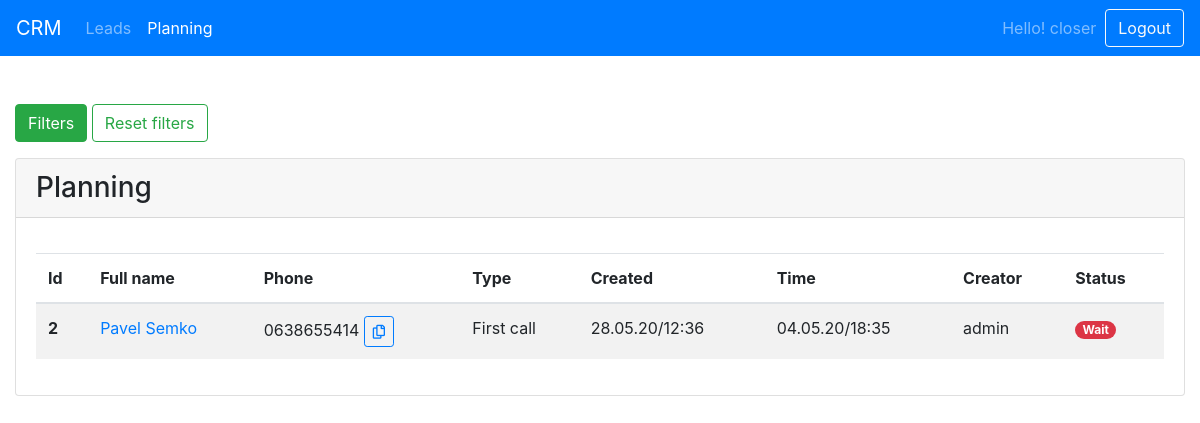
Before: /planning/ (signed in) with the older database file.
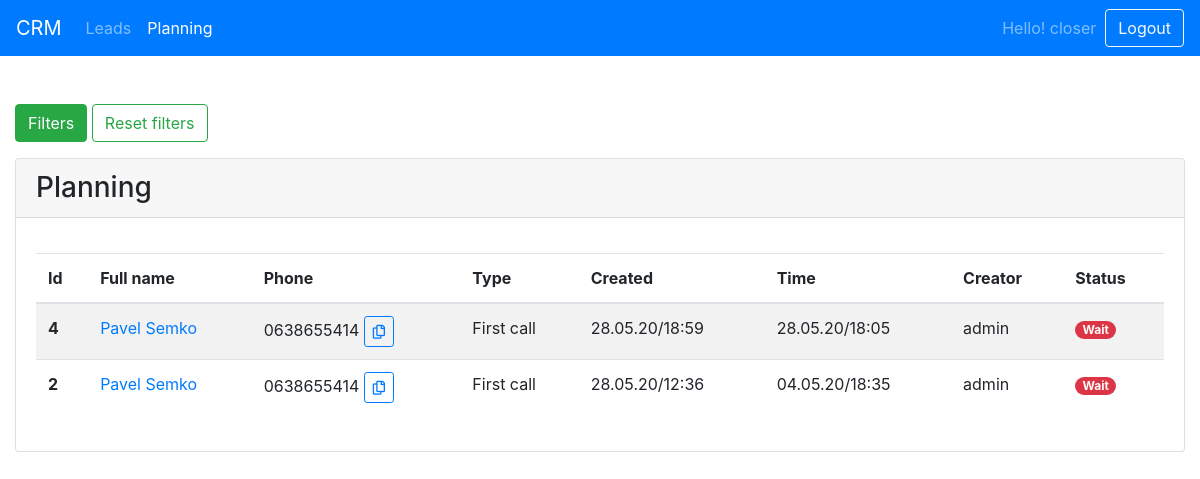
After: the same page with the newer database file.
### account/models.py (models this page shows, shortened)
class Planning(models.Model):
    TYPES = (
        ('First call', 'First call'),
        ('Callback', 'Callback'),
        ('Platform show', 'Platform show'),
        ('Account fixing', 'Account fixing'),
        ('Trial deal', 'Trial deal'),
        ('Deposit', 'Deposit'),
    )
    date = models.DateTimeField(auto_now_add=True, blank=True, null=True)
    update = models.DateTimeField( blank=True, null=True)
    finished = models.DateTimeField(blank=True, null=True)
    active = models.BooleanField(default=False)
    notification = models.BooleanField(default=True)
    creator = models.CharField(max_length=25,blank=True, null=True)
    manager= models.ForeignKey(settings.AUTH_USER_MODEL,on_delete=models.SET_NULL,null=True,related_name='planning_manager')
    lead= models.ForeignKey(Leads,on_delete=models.CASCADE,null=True,related_name='planning_manager')
    comment=models.TextField(max_length=500,blank=True)
    type=models.CharField(choices=TYPES,max_length=50,default='First call')

class Leads(models.Model):
    STATUSES_TYPES = (
        ('new', 'New'),
        ('account fixing', 'Account fixing'),
        ('not interested', 'Not interested'),
        ('deposit', 'Deposit'),
        ('registered', 'Registered'),
        ('waiting', 'Waiting'),
        ('sales work', 'Sales work'),
    )
    date = models.DateTimeField(auto_now_add=True,blank=True,null=True)
    update = models.DateTimeField(auto_now_add=True,blank=True,null=True)
    full_name=models.CharField(max_length=100)
    phone=models.CharField(max_length=20)
    about_client=models.TextField(max_length=1000,blank=True)
    source=models.TextField(max_length=1000,blank=True)
    manager= models.ForeignKey(settings.AUTH_USER_MODEL,on_delete=models.SET_NULL,null=True,blank=True,related_name='lead_manager')
    status = models.CharField(max_length=25, choices=STATUSES_TYPES, default='new')
    class Meta:
        get_latest_by = ['id']

### account/views.py (the view, shortened to what this page needs)
# urls.py: path('planning/',views.PlanningPage,name='planning'),
@login_required(login_url='login/')
def PlanningPage(request):
    SLS = User.objects.filter(role="SLS")
    if(request.user.role == 'CLS' ):
        SLS = User.objects.filter(role="SLS",closer=request.user)
    CLS = User.objects.filter(role="CLS")
    filter = json.loads(json.dumps(request.GET))
    if (request.GET.get('page')):
        del filter['page']
    filter_url=urllib.parse.urlencode(filter)
    if (request.user.role == "SLS"):
        filter['creator'] = request.user.username
    elif (request.user.role == "CLS"):
        filter['manager'] = request.user
    filter['active'] = False
    plans = Planning.objects.filter(**filter)
    plans=plans.order_by('-id')
    page = request.GET.get('page', 1)
    paginator = Paginator(plans, 100)
    try:
        plans = paginator.page(page)
    except PageNotAnInteger:
        plans = paginator.page(1)
    except EmptyPage:
        plans = paginator.page(paginator.num_pages)
    return render(request, 'planning.html',{
        'plans':plans,
        'filter_url':filter_url,
        'SLS':SLS,
        'CLS':CLS,
        'get':filter,
        'active': 'plan',
        'start':request.GET.get('start'),
        'end':request.GET.get('end'),
         })

### account/templates/planning.html (shortened to what this page needs)
{% extends 'base.html' %}
{% block page %}
    <div class="container-fluid">
    <div class="row">
        <div class="col">
        <p>
  <button class="btn btn-success" type="button" data-toggle="collapse" data-target="#collapseExample" aria-expanded="false" aria-controls="collapseExample">
  Filters
  </button> <a href="/planning/" class="btn  btn-outline-success" >
  Reset filters
  </a>
</p>
           <div class="card">
  <div class="card-header row align-items-center justify-content-between" style="margin: 0 0 15px 0"><h3 style="margin: 0">
      Planning
  </h3>
  </div>
  <div class="card-body">
      <table class="table table-striped">
  <thead>
    <tr>
      <th scope="col">Id</th>
          <th scope="col">Full name</th>
      <th scope="col">Phone</th>
      <th scope="col">Type</th>
      <th scope="col">Created</th>
      <th scope="col">Time</th>
      <th scope="col">Creator</th>
              <th scope="col">Status</th>
    </tr>
  </thead>
  <tbody>
  {% for p in plans %}
      {% if not p.active  %}
    <tr>
      <th >{{ p.lead.id }}</th>
          <td><a href="/lead/{{ p.lead.id }}">{{p.lead.full_name}}</a></td>
      <td><span class="text">{{p.lead.phone}}</span> <button class="copy btn btn-outline-primary btn-sm"><i class="far fa-copy"></i></button></td>
      <td>{{p.type}}</td>
      <td>{{ p.date|date:"d.m.y/H:i" }}</td>
      <td>{{ p.update|date:"d.m.y/H:i" }}</td>
      <td>{{p.creator}}</td>
      <td>
          <span class="badge badge-pill
           {% if p.active%}
                badge-success
{% else %}
badge-danger
{% endif %}
" style="text-transform: capitalize">    {% if p.active%}
                Done
{% else %}
Wait
{% endif %}</span>
      </td>
    </tr>
      {% endif %}
{% endfor %}
  </tbody>
</table>
  </div>
</div>
        </div>
    </div>
    </div>
    <br>
    <link rel="stylesheet" href="/static/css/bootstrap-datepicker3.min.css">
{% endblock %}

Changed rows visible on the page:
added Planning: lead.id "4", lead.full_name "Pavel Semko", lead.phone "0638655414", type "First call", date "28.05.20/18:59", update "28.05.20/18:05", creator "admin", active "Wait"
